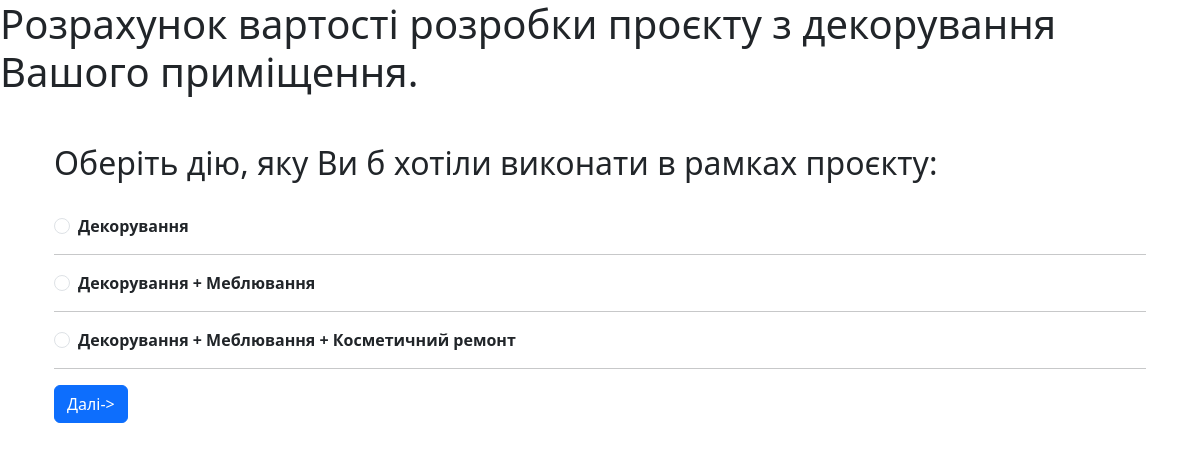
/polls/actions/, run on the app's committed database.
### polls/models.py (models this page shows, shortened)
class Actions(models.Model):
    action_name = models.CharField(max_length=100)
    action_cost = models.IntegerField(default=25)

### polls/views.py (the view)
# urls.py: path('actions/', views.actions_index, name='actions_index'),
def actions_index(request):
    if request.method == 'POST':
        selected_action = request.POST.get('selected_action')
        request.session['selected_action'] = selected_action
        return HttpResponseRedirect(reverse('polls:way_index'))
    actions_list = Actions.objects.all()
    context = {'actions_list': actions_list}
    return render(request, 'polls/actions_index.html', context)

### templates/polls/actions_index.html (shortened to what this page needs)
{% extends 'polls/base.html' %}
{% block content %}
<div class="container mt-5">
    <h2>Оберіть дію, яку Ви б хотіли виконати в рамках проєкту:</h2>
    <br>
    <form action="{% url 'polls:actions_index' %}" method="POST">
      {% for action in actions_list %}
        <div class="form-check">
          <input class="form-check-input" type="radio" id="{{ action.id }}" name="selected_action" value="{{ action.id }}">
          <label class="form-check-label" for="{{ action.id }}"><strong>{{ action.action_name }}</strong></label>
        </div>
        <hr>
      {% endfor %}
      <button type="submit" class="btn btn-primary">Далі-></button>
    </form>
  </div>
{% endblock %}

### data on the page
Actions: action_name "Декорування"
Actions: action_name "Декорування + Меблювання"
Actions: action_name "Декорування + Меблювання + Косметичний ремонт"
